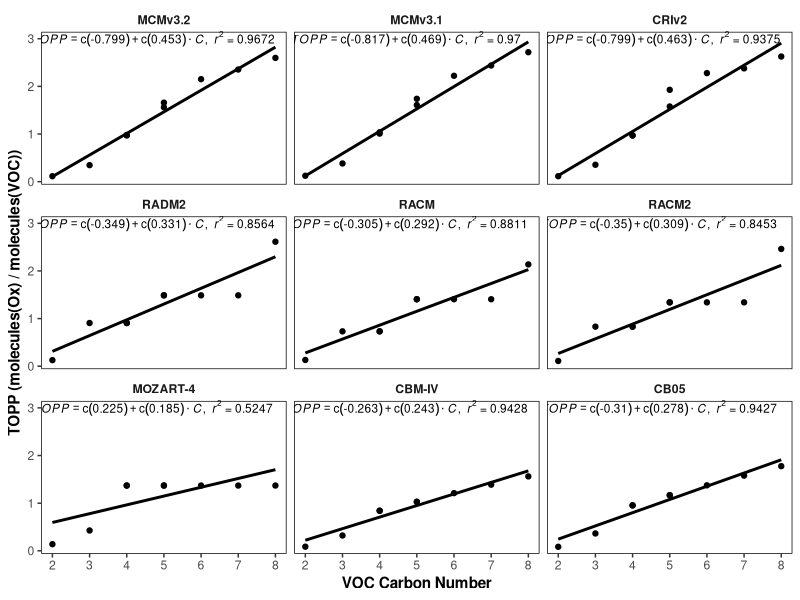
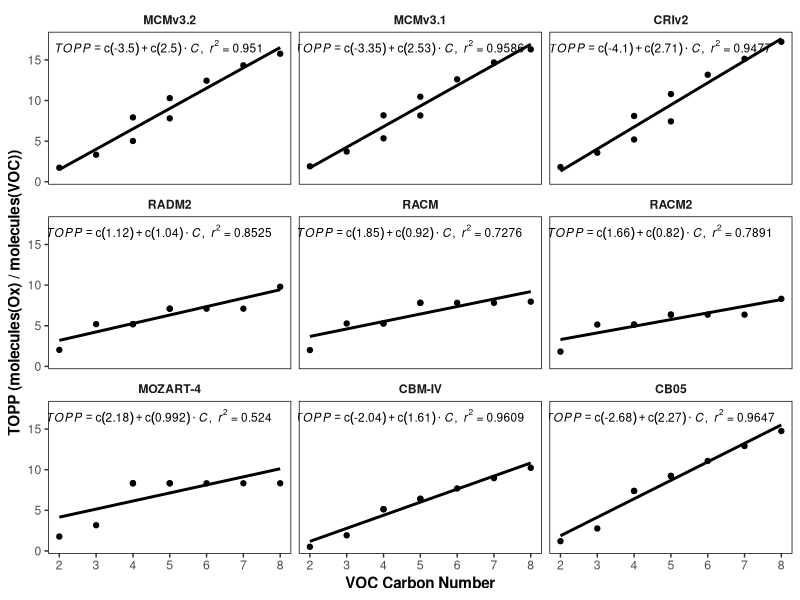

These charts were generated, in order, by the following R code:
#R script to plot first day TOPP vs carbon number of VOC
# Version 0: Jane Coates 5/1/2015

#first day TOPPs for all alkanes
cb05.data = data.frame(TOPP = c(0.0845172479748726, 0.3641597032547, 0.952807605266571, 0.95486788938202, 1.16583390916096, 1.16891467571259, 1.37504136562347, 1.57824212238862, 1.7769056558609), C = c(2, 3, 4, 4, 5, 5, 6, 7, 8), Mechanism = rep("CB05", 9), VOC = c("Ethane", "Propane", "Butane", "2-methylpropane", "Pentane", "2-methylbutane", "Hexane", "Heptane", "Octane"))
cbm4.data = data.frame(TOPP = c(0.0869439467787743, 0.321530640125275, 0.840508162975311, 0.842413246631622, 1.0273551940918, 1.03020417690277, 1.21066904067993, 1.38842662532035, 1.56198441982269), C = c(2, 3, 4, 4, 5, 5, 6, 7, 8), Mechanism = rep("CBM-IV", 9), VOC = c("Ethane", "Propane", "Butane", "2-methylpropane", "Pentane", "2-methylbutane", "Hexane", "Heptane", "Octane"))
cri.data = data.frame(TOPP = c(0.114152513444424, 0.354555159807205, 0.972761750221252, 0.967499315738678, 1.92756509780884, 1.57766127586365, 2.27819347381592, 2.37771141645028, 2.62646389007568), C = c(2, 3, 4, 4, 5, 5, 6, 7, 8), Mechanism = rep("CRIv2", 9), VOC = c("Ethane", "Propane", "Butane", "2-methylpropane", "Pentane", "2-methylbutane", "Hexane", "Heptane", "Octane"))
mcm1.data = data.frame(TOPP = c(0.12388314306736, 0.381832748651505, 1.03673362731934, 1.00873160362244, 1.7392680644989, 1.60785245895386, 2.22197437286377, 2.43809782036837, 2.71707463264465), C = c(2, 3, 4, 4, 5, 5, 6, 7, 8), Mechanism = rep("MCMv3.1", 9), VOC = c("Ethane", "Propane", "Butane", "2-methylpropane", "Pentane", "2-methylbutane", "Hexane", "Heptane", "Octane"))
mcm2.data = data.frame(TOPP = c(0.114175207912922, 0.346426695585251, 0.969126343727112, 0.97936624288559, 1.65823602676392, 1.56109631061554, 2.15132093429565, 2.35366020437529, 2.59780859947205), C = c(2, 3, 4, 4, 5, 5, 6, 7, 8), Mechanism = rep("MCMv3.2", 9), VOC = c("Ethane", "Propane", "Butane", "2-methylpropane", "Pentane", "2-methylbutane", "Hexane", "Heptane", "Octane"))
mozart.data = data.frame(TOPP = c(0.13925464451313, 0.426944702863693, 1.37005066871643, 1.37005066871643, 1.37005066871643, 1.37005066871643, 1.37005066871643, 1.37005066871643, 1.37005066871643), C = c(2, 3, 4, 4, 5, 5, 6, 7, 8),Mechanism = rep("MOZART-4", 9), VOC = c("Ethane", "Propane", "Butane", "2-methylpropane", "Pentane", "2-methylbutane", "Hexane", "Heptane", "Octane"))
radm2.data = data.frame(TOPP = c(0.128240107806014, 0.907400190830231, 0.907400190830231, 0.907400190830231, 1.48803865909576, 1.48803865909576, 1.48803865909576, 1.48803865909576, 2.61359875085371), C = c(2, 3, 4, 4, 5, 5, 6, 7, 8),Mechanism = rep("RADM2", 9), VOC = c("Ethane", "Propane", "Butane", "2-methylpropane", "Pentane", "2-methylbutane", "Hexane", "Heptane", "Octane"))
racm.data = data.frame(TOPP = c(0.131782606244087, 0.732421875, 0.732421875, 0.732421875, 1.40603709220886, 1.40603709220886, 1.40603709220886, 1.40603709220886, 2.13747172994067), C = c(2, 3, 4, 4, 5, 5, 6, 7, 8), Mechanism = rep("RACM", 9), VOC = c("Ethane", "Propane", "Butane", "2-methylpropane", "Pentane", "2-methylbutane", "Hexane", "Heptane", "Octane"))
racm2.data = data.frame(TOPP = c(0.11060257256031, 0.830682754516602, 0.830682754516602, 0.830682754516602, 1.34074258804321, 1.34074258804321, 1.34074258804321, 1.34074258804321, 2.46226828920276), C = c(2, 3, 4, 4, 5, 5, 6, 7, 8), Mechanism = rep("RACM2", 9), VOC = c("Ethane", "Propane", "Butane", "2-methylpropane", "Pentane", "2-methylbutane", "Hexane", "Heptane", "Octane"))

full = rbind(cb05.data, cbm4.data, cri.data, mcm1.data, mcm2.data, mozart.data, radm2.data, racm.data, racm2.data)
full$Mechanism = factor(full$Mechanism, levels = c("MCMv3.2", "MCMv3.1", "CRIv2", "RADM2", "RACM", "RACM2", "MOZART-4", "CBM-IV", "CB05"))

#plotting 
library(ggplot2)
library(plyr)
library(Cairo)

lm_eqn = function(df){
    m = lm(TOPP ~ C, df);
    eq <- substitute(italic(TOPP) == a + b %.% italic(C)*","~~italic(r)^2~"="~r2, 
         list(a = format(coef(m)[1], digits = 3), 
              b = format(coef(m)[2], digits = 3), 
             r2 = format(summary(m)$r.squared, digits = 4)))
    as.character(as.expression(eq));
}
eqn = ddply(full, .(Mechanism), lm_eqn)

plot = ggplot(full, aes(x = C, y = TOPP))
plot = plot + geom_point()
plot = plot + geom_smooth(method = "lm", se = FALSE, colour = "black")
plot = plot + geom_text(data = eqn, aes(x = 4.7, y = 3, label = V1), size = 3, parse = TRUE)
plot = plot + facet_wrap( ~ Mechanism)
plot = plot + ylab("TOPP (molecules(Ox) / molecules(VOC))")
plot = plot + xlab("VOC Carbon Number")
plot = plot + scale_x_continuous(limits = c(2, 8), breaks = seq(2, 8, 1))
plot = plot + theme_bw()
plot = plot + theme(axis.title = element_text(face = "bold"))
plot = plot + theme(strip.background = element_blank())
plot = plot + theme(strip.text = element_text(face = "bold"))
plot = plot + theme(panel.border = element_rect(colour = "black"))
plot = plot + theme(panel.grid = element_blank())

CairoPDF(file = "Alkanes_vs_C.pdf", width = 9, height = 12.7)
print(plot)
dev.off()

#cumulative data
cb05.sum = data.frame(TOPP = c(1.20671016722918, 2.77097161114216, 7.38695549964905, 7.38721550999356, 9.23052495157695, 9.23052495157695, 11.0736165046692, 12.9159500370983, 14.7577180862427), C = c(2, 3, 4, 4, 5, 5, 6, 7, 8), Mechanism = rep("CB05", 9))
cbm4.sum = data.frame(TOPP = c(0.514679666608572, 1.92855651676655, 5.13722425699234, 5.13722425699234, 6.41383069753647, 6.41383069753647, 7.68926954269408, 8.96287225268254, 10.2350900769234), C = c(2, 3, 4, 4, 5, 5, 6, 7, 8), Mechanism = rep("CBM-IV", 9))
cri.sum = data.frame(TOPP = c(1.81489448994398, 3.57785767316818, 8.10189753770828, 5.20626991987229, 10.7970547676086, 7.43763422966003, 13.171205163002, 15.1338886973831, 17.2316104471683), C = c(2, 3, 4, 4, 5, 5, 6, 7, 8), Mechanism = rep("CRIv2", 9))
mcm1.sum = data.frame(TOPP = c(1.90840931236744, 3.7286085486412, 8.18034851551057, 5.35230222344398, 10.4700429737568, 8.15893486142159, 12.6083653271198, 14.6831535813028, 16.3026970177889), C = c(2, 3, 4, 4, 5, 5, 6, 7, 8), Mechanism = rep("MCMv3.1", 9))
mcm2.sum = data.frame(TOPP = c(1.73118758946657, 3.33106312155723, 7.9264372587204, 5.02549582719803, 10.293275475502, 7.80973780155182, 12.43832847476, 14.3289110839036, 15.7610485255718), C = c(2, 3, 4, 4, 5, 5, 6, 7, 8), Mechanism = rep("MCMv3.2", 9))
mozart.sum = data.frame(TOPP = c(1.77771823108196, 3.17198884487152, 8.32885125279426, 8.32885125279426, 8.32885125279426, 8.32885125279426, 8.32885125279426, 8.32885125279426, 8.32885125279426), C = c(2, 3, 4, 4, 5, 5, 6, 7, 8), Mechanism = rep("MOZART-4", 9))
radm2.sum = data.frame(TOPP = c(2.02861285815918, 5.19599565863609, 5.19599565863609, 5.19599565863609, 7.10249280929565, 7.10249280929565, 7.10249280929565, 7.10249280929565, 9.79746463384187), C = c(2, 3, 4, 4, 5, 5, 6, 7, 8), Mechanism = rep("RADM2", 9))
racm.sum = data.frame(TOPP = c(2.00438816845417, 5.27871292829513, 5.27871292829513, 5.27871292829513, 7.8209319114685, 7.8209319114685, 7.8209319114685, 7.8209319114685, 7.96408114440758), C = c(2, 3, 4, 4, 5, 5, 6, 7, 8), Mechanism = rep("RACM", 9))
racm2.sum = data.frame(TOPP = c(1.81824918091297, 5.14532187581062, 5.14532187581062, 5.14532187581062, 6.36730608344079, 6.36730608344079, 6.36730608344079, 6.36730608344079, 8.31547710736311), C = c(2, 3, 4, 4, 5, 5, 6, 7, 8), Mechanism = rep("RACM2", 9))

sum = rbind(cb05.sum, cbm4.sum, cri.sum, mcm1.sum, mcm2.sum, mozart.sum, radm2.sum, racm.sum, racm2.sum)
sum$Mechanism = factor(sum$Mechanism, levels = c("MCMv3.2", "MCMv3.1", "CRIv2", "RADM2", "RACM", "RACM2", "MOZART-4", "CBM-IV", "CB05"))

sum.eqn = ddply(sum, .(Mechanism), lm_eqn)

plot = ggplot(sum, aes(x = C, y = TOPP))
plot = plot + geom_point()
plot = plot + geom_smooth(method = "lm", se = FALSE, colour = "black")
plot = plot + geom_text(data = sum.eqn, aes(x = 4.7, y = 16.5, label = V1), size = 3, parse = TRUE)
plot = plot + facet_wrap( ~ Mechanism)
plot = plot + ylab("TOPP (molecules(Ox) / molecules(VOC))")
plot = plot + xlab("VOC Carbon Number")
plot = plot + scale_x_continuous(limits = c(2, 8), breaks = seq(2, 8, 1))
plot = plot + theme_bw()
plot = plot + theme(axis.title = element_text(face = "bold"))
plot = plot + theme(strip.background = element_blank())
plot = plot + theme(strip.text = element_text(face = "bold"))
plot = plot + theme(panel.border = element_rect(colour = "black"))
plot = plot + theme(panel.grid = element_blank())

CairoPDF(file = "Alkanes_vs_C_sum.pdf", width = 9, height = 12.7)
print(plot)
dev.off()
